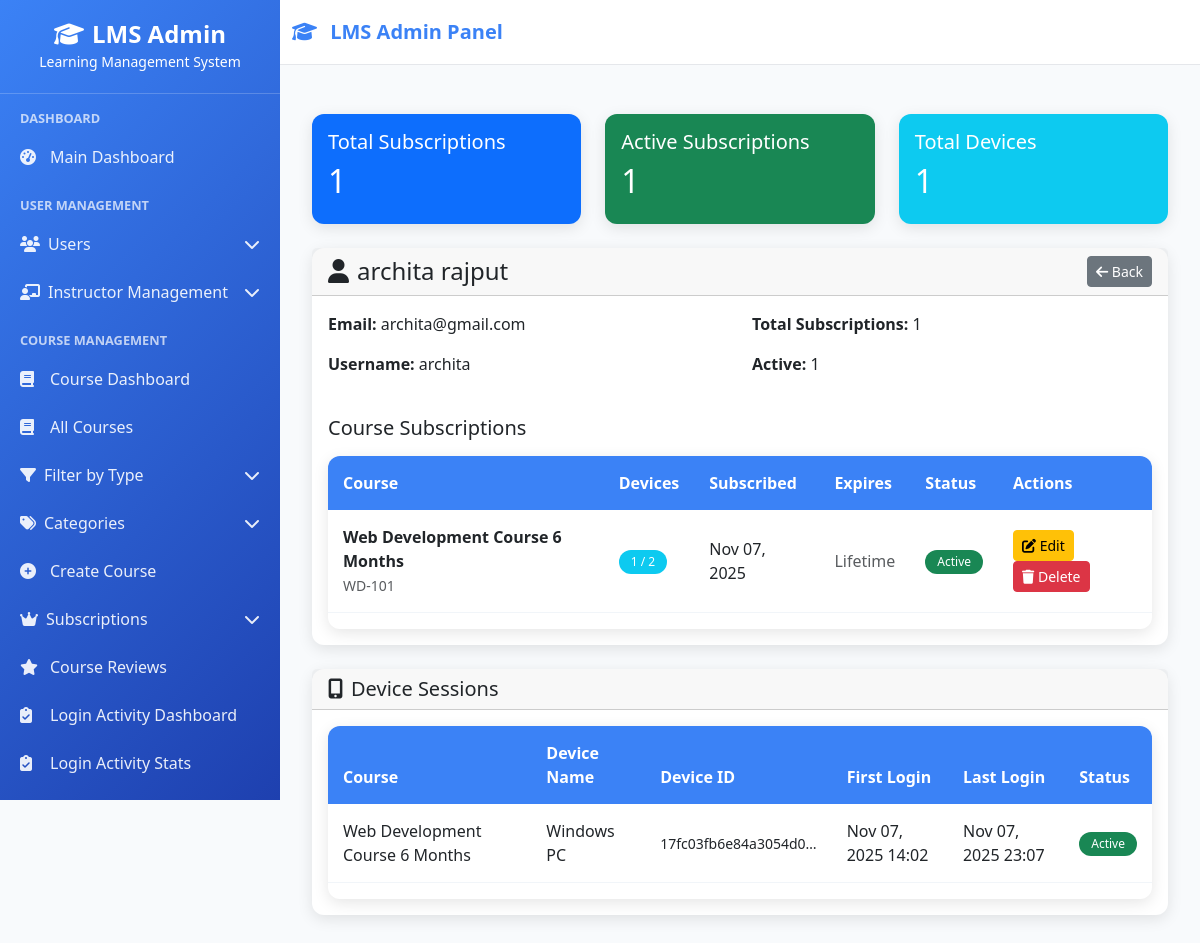
/courses/subscriptions/4/ (signed in), run on the app's committed database.
### userss/models.py (models this page shows, shortened)
class CustomUser(AbstractUser):
    ROLE_CHOICES = (
    ("superadmin", "Super Admin"),
    ("instructor", "Instructor"),
    ("student", "Student"),
    ("webinar_user", "Webinar User"),  # Add this line
)
    role = models.CharField(max_length=20, choices=ROLE_CHOICES, default="student")
    phone_number = models.CharField(max_length=15, blank=True, null=True)
    profile_picture = models.ImageField(
        upload_to="profile_pics/", blank=True, null=True
    )
    bio = models.TextField(max_length=500, blank=True)
    date_of_birth = models.DateField(blank=True, null=True)
    address = models.TextField(max_length=200, blank=True)
    created_by = models.ForeignKey(
        "self",
        on_delete=models.SET_NULL,
        null=True,
        blank=True,
        related_name="created_users",
    )
    updated_at = models.DateTimeField(auto_now=True)
    def get_full_name(self):
        return f"{self.first_name} {self.last_name}".strip()
    class Meta:
        ordering = ["-date_joined"]
        verbose_name = "User"
        verbose_name_plural = "Users"

### courses/models.py (models this page shows, shortened)
class StudentSubscription(models.Model):
    student = models.ForeignKey(
        User, on_delete=models.CASCADE,
        limit_choices_to={'role': 'student'},
        related_name='course_subscriptions'
    )
    course = models.ForeignKey(Course, on_delete=models.CASCADE, related_name='subscriptions')
    max_devices = models.PositiveIntegerField(default=2, help_text="Maximum allowed devices")
    current_devices = models.PositiveIntegerField(default=0)
    subscribed_at = models.DateTimeField(auto_now_add=True)
    expires_at = models.DateTimeField(null=True, blank=True)
    is_active = models.BooleanField(default=True)
    class Meta:
        unique_together = ['student', 'course']
        ordering = ['-subscribed_at']
    def is_valid(self):
        if not self.is_active:
            return False
        if self.expires_at and timezone.now() > self.expires_at:
            return False
        return True

class Course(models.Model):
    DIFFICULTY_CHOICES = [
        ('beginner', 'Beginner'),
        ('intermediate', 'Intermediate'),
        ('advanced', 'Advanced'),
    ]
    STATUS_CHOICES = [
        ('draft', 'Draft'),
        ('published', 'Published'),
        ('archived', 'Archived'),
        ('suspended', 'Suspended'),
    ]
    COURSE_TYPE_CHOICES = [
        ('live', 'Live Classes'),
        ('recorded', 'Recorded'),
        ('hybrid', 'Hybrid'),
        ('offline', 'Offline')
    ]
    title = models.CharField(max_length=200)
    slug = models.SlugField(max_length=220, unique=True)
    description = models.TextField()
    short_description = models.TextField(max_length=500, help_text="Brief description for course cards")
    course_code = models.CharField(max_length=20, unique=True, help_text="e.g., CS101, PY001")
    category = models.ForeignKey(CourseCategory, on_delete=models.CASCADE, related_name='courses')
    instructor = models.ForeignKey(
        User, on_delete=models.CASCADE,
        limit_choices_to={'role': 'instructor'},
        related_name='instructor_courses'
    )
    co_instructors = models.ManyToManyField(
        User, blank=True,
        limit_choices_to={'role': 'instructor'},
        related_name='co_instructor_courses'
    )
    difficulty_level = models.CharField(max_length=20, choices=DIFFICULTY_CHOICES, default='beginner')
    course_type = models.CharField(max_length=20, choices=COURSE_TYPE_CHOICES, default='live')
    status = models.CharField(max_length=20, choices=STATUS_CHOICES, default='draft')
    max_students = models.PositiveIntegerField(default=30)
    duration_weeks = models.PositiveIntegerField(default=8, help_text="Course duration in weeks")
    hours_per_week = models.PositiveIntegerField(default=3, help_text="Expected study hours per week")
    price = models.DecimalField(max_digits=10, decimal_places=2, default=0.00)
    discounted_price = models.DecimalField(max_digits=10, decimal_places=2, null=True, blank=True)
    is_free = models.BooleanField(default=False)
    thumbnail = models.ImageField(upload_to='course_thumbnails/', null=True, blank=True)
    intro_video = models.URLField(blank=True, help_text="YouTube/Vimeo URL for course intro")
    enrollment_start_date = models.DateTimeField(null=True, blank=True)
    enrollment_end_date = models.DateTimeField(null=True, blank=True)
    course_start_date = models.DateTimeField(null=True, blank=True)
    course_end_date = models.DateTimeField(null=True, blank=True)
    prerequisites = models.TextField(blank=True, help_text="What students need to know before taking this course")
    learning_outcomes = models.TextField(help_text="What students will learn after completing this course")
    course_materials = models.TextField(blank=True, help_text="Required books, software, materials")
    meta_keywords = models.CharField(max_length=500, blank=True)
    meta_description = models.CharField(max_length=160, blank=True)
    is_active = models.BooleanField(default=True)
    is_featured = models.BooleanField(default=False, help_text="Show on homepage")
    allow_enrollment = models.BooleanField(default=True)
    created_at = models.DateTimeField(auto_now_add=True)
    updated_at = models.DateTimeField(auto_now=True)
    created_by = models.ForeignKey(
        User, on_delete=models.SET_NULL, null=True,
        related_name='created_courses'
    )
    total_enrollments = models.PositiveIntegerField(default=0)
    average_rating = models.DecimalField(max_digits=3, decimal_places=2, default=0.00)
    total_reviews = models.PositiveIntegerField(default=0)
    class Meta:
        ordering = ['-created_at']
        indexes = [
            models.Index(fields=['status', 'is_active']),
            models.Index(fields=['category', 'difficulty_level']),
            models.Index(fields=['instructor']),
        ]

class DeviceSession(models.Model):
    subscription = models.ForeignKey(StudentSubscription, on_delete=models.CASCADE, related_name='devices')
    device_id = models.CharField(max_length=200, help_text="Unique device identifier")
    device_name = models.CharField(max_length=200, blank=True)
    first_login = models.DateTimeField(auto_now_add=True)
    last_login = models.DateTimeField(auto_now=True)
    is_active = models.BooleanField(default=True)
    class Meta:
        unique_together = ['subscription', 'device_id']
        ordering = ['-last_login']

### courses/views.py (the view)
@login_required
def subscription_details(request, student_id):
    if request.user.role != 'superadmin':
        messages.error(request, 'Access denied.')
        return redirect('courses:course_dashboard')
    student = get_object_or_404(User, id=student_id, role='student')
    subscriptions = student.course_subscriptions.all().select_related('course').order_by('-subscribed_at')
    devices = DeviceSession.objects.filter(
        subscription__student=student
    ).select_related('subscription__course').order_by('-last_login')
    total_subs = subscriptions.count()
    active_subs = subscriptions.filter(is_active=True).count()
    total_devices = devices.filter(is_active=True).count()
    context = {
        'student': student,
        'subscriptions': subscriptions,
        'devices': devices,
        'total_subs': total_subs,
        'active_subs': active_subs,
        'total_devices': total_devices,
    }
    return render(request, 'courses/subscription_details.html', context)

### courses/templates/courses/subscription_details.html (shortened to what this page needs)
{% extends 'base.html' %}
{% load static %}
{% block content %}
<div class="container-fluid py-4">
    <div class="row mb-4">
        <div class="col-md-4">
            <div class="card bg-primary text-white">
                <div class="card-body">
                    <h5>Total Subscriptions</h5>
                    <h2>{{ total_subs }}</h2>
                </div>
            </div>
        </div>
        <div class="col-md-4">
            <div class="card bg-success text-white">
                <div class="card-body">
                    <h5>Active Subscriptions</h5>
                    <h2>{{ active_subs }}</h2>
                </div>
            </div>
        </div>
        <div class="col-md-4">
            <div class="card bg-info text-white">
                <div class="card-body">
                    <h5>Total Devices</h5>
                    <h2>{{ total_devices }}</h2>
                </div>
            </div>
        </div>
    </div>
    <div class="row mb-4">
        <div class="col-12">
            <div class="card">
                <div class="card-header d-flex justify-content-between align-items-center">
                    <h4 class="mb-0">
                        <i class="fas fa-user me-2"></i>{{ student.get_full_name|default:student.username }}
                    </h4>
                    <a href="{% url 'courses:subscription_list' %}" class="btn btn-secondary btn-sm">
                        <i class="fas fa-arrow-left"></i> Back
                    </a>
                </div>
                <div class="card-body">
                    <div class="row mb-4">
                        <div class="col-md-6">
                            <p><strong>Email:</strong> {{ student.email }}</p>
                            <p><strong>Username:</strong> {{ student.username }}</p>
                        </div>
                        <div class="col-md-6">
                            <p><strong>Total Subscriptions:</strong> {{ total_subs }}</p>
                            <p><strong>Active:</strong> {{ active_subs }}</p>
                        </div>
                    </div>
                    <h5 class="mb-3">Course Subscriptions</h5>
                    <div class="table-responsive">
                        <table class="table table-hover">
                            <thead>
                                <tr>
                                    <th>Course</th>
                                    <th>Devices</th>
                                    <th>Subscribed</th>
                                    <th>Expires</th>
                                    <th>Status</th>
                                    <th>Actions</th>
                                </tr>
                            </thead>
                            <tbody>
                                {% for sub in subscriptions %}
                                <tr>
                                    <td>
                                        <strong>{{ sub.course.title }}</strong><br>
                                        <small class="text-muted">{{ sub.course.course_code }}</small>
                                    </td>
                                    <td>
                                        <span class="badge bg-info">{{ sub.current_devices }} / {{ sub.max_devices }}</span>
                                    </td>
                                    <td>{{ sub.subscribed_at|date:"M d, Y" }}</td>
                                    <td>
                                        {% if sub.expires_at %}
                                            {{ sub.expires_at|date:"M d, Y" }}
                                        {% else %}
                                            <span class="text-muted">Lifetime</span>
                                        {% endif %}
                                    </td>
                                    <td>
                                        {% if sub.is_valid %}
                                            <span class="badge bg-success">Active</span>
                                        {% else %}
                                            <span class="badge bg-danger">Expired</span>
                                        {% endif %}
                                    </td>
                                    <td>
                                        <a href="{% url 'courses:edit_subscription' sub.id %}"
                                           class="btn btn-sm btn-warning">
                                            <i class="fas fa-edit"></i> Edit
                                        </a>
                                        <a href="{% url 'courses:delete_subscription' sub.id %}"
                                           class="btn btn-sm btn-danger">
                                            <i class="fas fa-trash"></i> Delete
                                        </a>
                                    </td>
                                </tr>
                                {% empty %}
                                <tr>
                                    <td colspan="6" class="text-center py-4">
                                        <p class="text-muted">No subscriptions</p>
                                    </td>
                                </tr>
                                {% endfor %}
                            </tbody>
                        </table>
                    </div>
                </div>
            </div>
        </div>
    </div>
    {% if devices %}
    <div class="row">
        <div class="col-12">
            <div class="card">
                <div class="card-header">
                    <h5 class="mb-0"><i class="fas fa-mobile-alt me-2"></i>Device Sessions</h5>
                </div>
                <div class="card-body">
                    <div class="table-responsive">
                        <table class="table table-hover">
                            <thead>
                                <tr>
                                    <th>Course</th>
                                    <th>Device Name</th>
                                    <th>Device ID</th>
                                    <th>First Login</th>
                                    <th>Last Login</th>
                                    <th>Status</th>
                                </tr>
                            </thead>
                            <tbody>
                                {% for device in devices %}
                                <tr>
                                    <td>{{ device.subscription.course.title }}</td>
                                    <td>{{ device.device_name|default:"Unknown" }}</td>
                                    <td><small>{{ device.device_id|truncatechars:20 }}</small></td>
                                    <td>{{ device.first_login|date:"M d, Y H:i" }}</td>
                                    <td>{{ device.last_login|date:"M d, Y H:i" }}</td>
                                    <td>
                                        {% if device.is_active %}
                                            <span class="badge bg-success">Active</span>
                                        {% else %}
                                            <span class="badge bg-secondary">Inactive</span>
                                        {% endif %}
                                    </td>
                                </tr>
                                {% endfor %}
                            </tbody>
                        </table>
                    </div>
                </div>
            </div>
        </div>
    </div>
    {% endif %}
</div>
{% endblock %}

### data on the page
CustomUser: get_full_name "archita rajput", email "archita@gmail.com", username "archita"
StudentSubscription: course "Web Development Course 6 Months", course.course_code "WD-101", current_devices "1", max_devices "2", subscribed_at "Nov 07, 2025", shows "Lifetime", is_active "Active"
DeviceSession: subscription.course "Web Development Course 6 Months", device_name "Windows PC", device_id "17fc03fb6e84a3054d0…", first_login "Nov 07, 2025 14:02", last_login "Nov 07, 2025 23:07", is_active "Active"

### other printed values
{{ total_subs }} "1"
{{ active_subs }} "1"
{{ total_devices }} "1"
